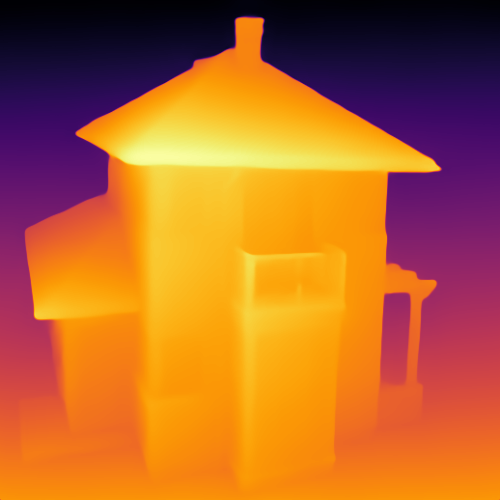
#> input picture sift/Etapa2/imgsombra/202_img_depth.png, 500 x 500 px, found by its file name
$ python text3.py
#> lines starting #> are read from the running program, lines starting #| are printed output that depends on the picture; long printed decimals are rounded
import numpy as np
import cv2 as cv
import glob
import os
import matplotlib.pyplot as plt

# Diretórios das imagens e de saída
image_dir = 'P:/Vscodigos/sift/Etapa2/imgs'
image_out = 'P:/Vscodigos/sift/Etapa2/imgswd'

# Listar todos os arquivos de imagem no diretório
image_files = glob.glob(os.path.join(image_dir, '*.jpg'))

print("image files:", image_files)

# Inicializar dicionários e lista
vector = {}
imgs_des = {}
imgs_kp = {}
lista = []
lista_images =[]
img = 0


img_shadow = 0
path_img = "P:/Vscodigos/sift/Etapa2/imgsombra/202_img_depth.png"
img_shadow = cv.imread(path_img)
#> img_shadow is the input picture: shape (500, 500, 3); mean B, G, R 43.9, 102.9, 182.6
img_draw = 0
# Processar cada imagem
for file in image_files:
    img = cv.imread(file)
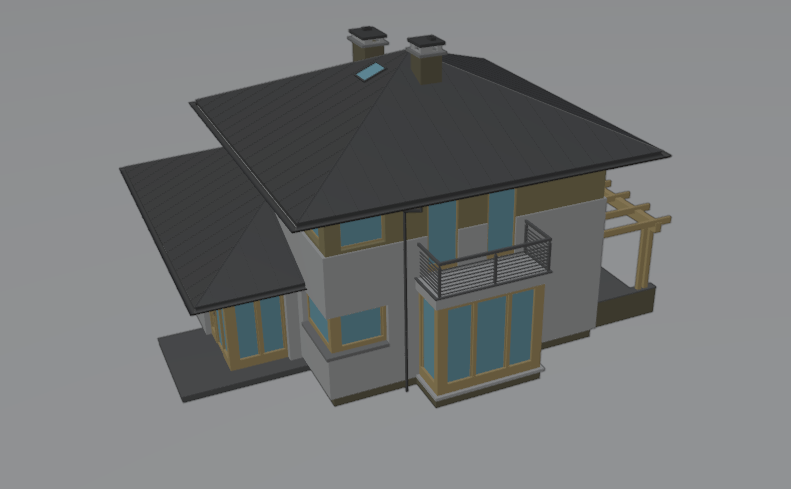
#> input picture sift/Etapa2/imgs/200.jpg, 791 x 489 px
#> img is the input picture: shape (489, 791, 3); mean B, G, R 119.5, 119.1, 117.1
    gray = cv.cvtColor(img, cv.COLOR_BGR2GRAY)
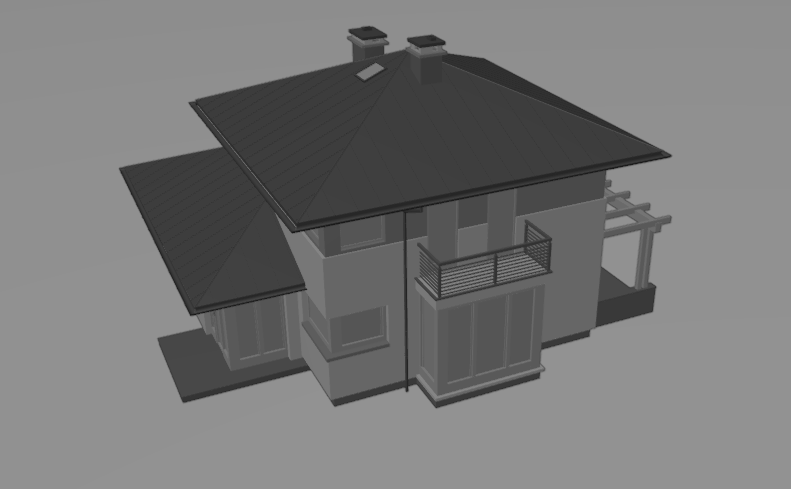
#> gray: shape (489, 791); min 23, max 146, mean 118.8

    # Criar o detector SIFT
    sift = cv.SIFT_create()

    # Detectar keypoints e calcular descritores
    kp, des = sift.detectAndCompute(gray, None)
#> kp = 257 keypoints; strongest (x, y, size): (407, 390, 2.2), (443, 43, 3.4), (658, 154, 9.9), (669, 156, 2.8)

    ##print("cord" , kp)
    print(kp[0].pt)
#| (118.567, 172.178)


    # Ordenar keypoints com base na resposta e selecionar os melhores
    #keypoints = sorted(kp, key=lambda x: x.response, reverse=True)
    #num_best_keypoints = 4000
    #keypoints = keypoints[:num_best_keypoints]
    lista_images.append(gray)
    # Desenhar os keypoints na imagem

    img_with_keypoints = cv.drawKeypoints(gray, kp, img, flags=cv.DRAW_MATCHES_FLAGS_DRAW_RICH_KEYPOINTS)
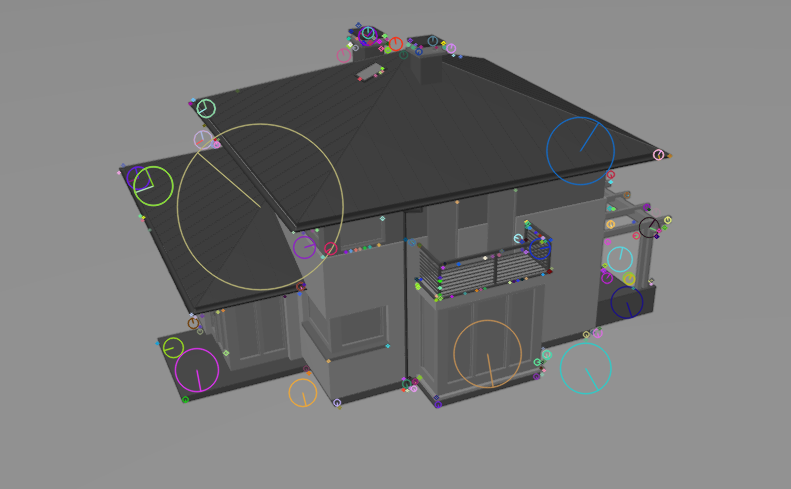
#> img_with_keypoints: shape (489, 791, 3); mean B, G, R 119.6, 119.5, 119.5
    output_file = os.path.splitext(file)[0] + '_keypoints.jpg'
    novo_path = output_file.replace("imgs", "imgswd")
    cv.imwrite(novo_path, img_with_keypoints)
    lista.append(novo_path)
    vector[kp]  = des
    imgs_des[novo_path] = des
    imgs_kp[novo_path] = kp
#> pass 2 of the loop `for file in image_files:`:
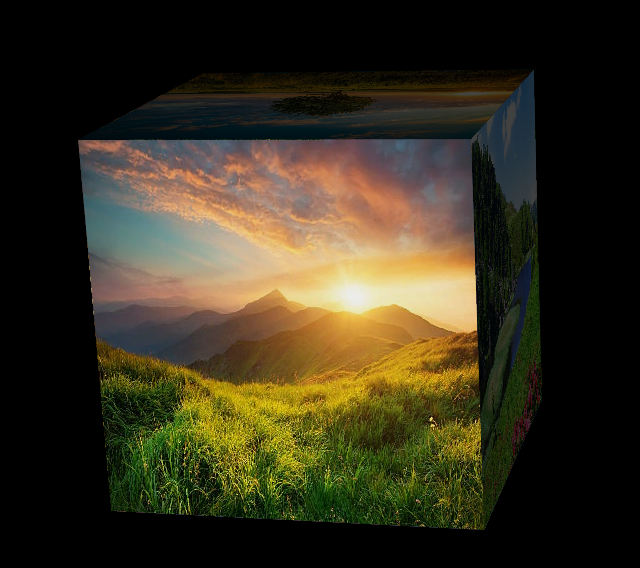
#> input picture sift/Etapa2/imgs/202.jpg, 640 x 568 px
#> img is the input picture: shape (568, 640, 3); mean B, G, R 29, 48.2, 54.4
#> `gray = cv.cvtColor(img, cv.COLOR_BGR2GRAY)`:
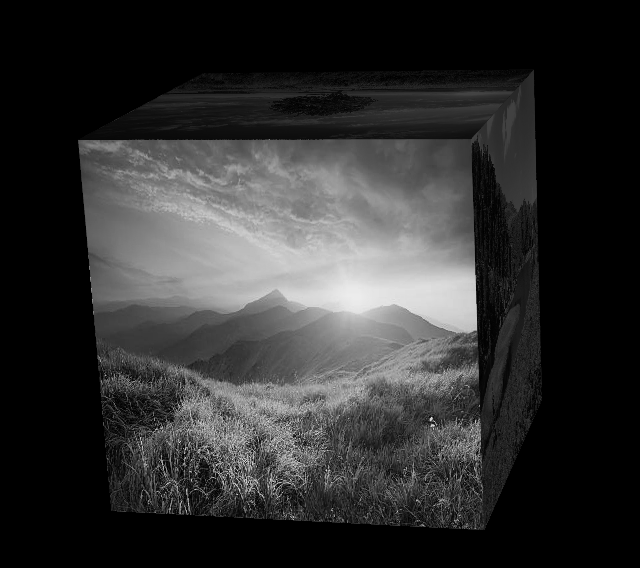
#> gray: shape (568, 640); min 0, max 237, mean 47.8
#> kp = 557 keypoints; strongest (x, y, size): (432, 425, 2.1), (448, 297, 44.4), (294, 436, 2), (237, 467, 2.1)
#| (81.217, 142.345)
#> `img_with_keypoints = cv.drawKeypoints(gray, kp, img, flags=cv.DRAW_MAT..`:
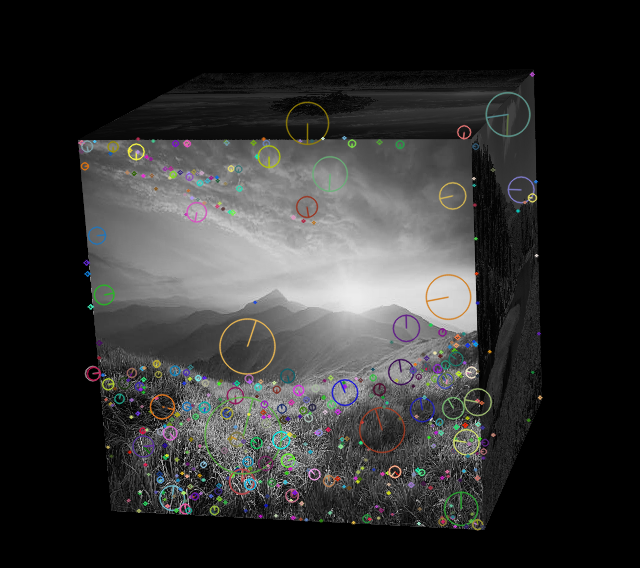
#> img_with_keypoints: shape (568, 640, 3); mean B, G, R 48.6, 49.1, 49

# [40 lines of commented-out code are left out]
bf = cv.BFMatcher(cv.NORM_L2, crossCheck=True)

# Encontra as correspondências entre os descritores das duas imagens
matches = bf.match(imgs_des[lista[0]], imgs_des[lista[1]])
#> matches = 78 matches

# Ordena as correspondências pela distância (quanto menor, melhor)
matches = sorted(matches, key=lambda x: x.distance)


#print("metches" , matches)

# Controle o número de correspondências a serem desenhadas
numero_de_matches = 100  # Altere este valor para controlar quantas correspondências deseja exibir


# Função para verificar se duas linhas se cruzam
def linhas_se_cruzam(p1, p2, q1, q2):
    def orientacao(a, b, c):
        return (b[1] - a[1]) * (c[0] - b[0]) - (b[0] - a[0]) * (c[1] - b[1])

    o1 = orientacao(p1, p2, q1)
    o2 = orientacao(p1, p2, q2)
    o3 = orientacao(q1, q2, p1)
    o4 = orientacao(q1, q2, p2)

    return o1 * o2 < 0 and o3 * o4 < 0

# Filtrar correspondências que não cruzam outras linhas
matches_filtrados = []

for i in range(len(matches)):

    pt1_1 = imgs_kp[lista[0]][matches[i].queryIdx].pt
    pt2_1 = (imgs_kp[lista[1]][matches[i].trainIdx].pt[0] + lista_images[0].shape[1], imgs_kp[lista[1]][matches[i].trainIdx].pt[1])

    cruza = False
    for j in range(len(matches_filtrados)):
        pt1_2 = imgs_kp[lista[0]][matches_filtrados[j].queryIdx].pt
        pt2_2 = (imgs_kp[lista[1]][matches_filtrados[j].trainIdx].pt[0] + lista_images[0].shape[1], imgs_kp[lista[1]][matches_filtrados[j].trainIdx].pt[1])

        if linhas_se_cruzam(pt1_1, pt2_1, pt1_2, pt2_2):
            cruza = True
            break

    if not cruza:
        matches_filtrados.append(matches[i])

    if len(matches_filtrados) >= numero_de_matches:
        break
#> this loop made 78 passes
#> (pt1_1, pt2_1) on passes 2 to 10: ((453, 54.99), (878.2, 273.4)), ((142.2, 219.9), (1170, 141.7)), ((139.9, 215.4), (1102.6, 140.5)), ((217.9, 139), (1264.8, 184.9)), ((380, 72.17), (1273.2, 427.1)), ((312.1, 230.5), (1190.6, 144.1)), ((302.9, 232.5), (1270.5, 438.2)), ((214.5, 143.7), (1322.9, 73.94)), ((610.4, 174.1), (872.2, 142.3))
#> (pt1_1, pt2_1) on pass 1: ((237, 90.62), (928.6, 138.5))


# Cria uma imagem para exibir as correspondências lado a lado
#> (the run stopped early here; a loop or call above may not have finished)
